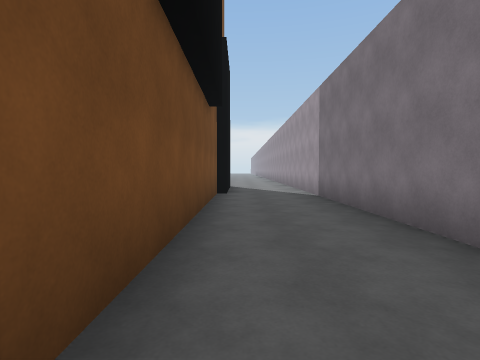
View 1 (above)

24 first-person views from a walk through a 3-D level made in the Unity game engine. The camera is 1.3 m above the floor, tilts 2° down and sees 80° across. The floor is counted in squares, 2 m on a side. Each view is taken from the middle of a square. On the plan, view 1 faces up. The plan holds only what a view shows up to about 9 squares ahead; the rest is blank. The place goes on beyond the plan. Some animated figures are not drawn.

View 2
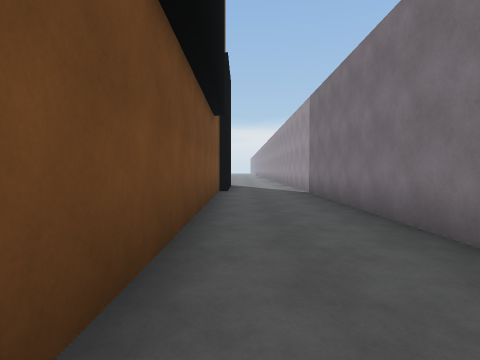

View 3
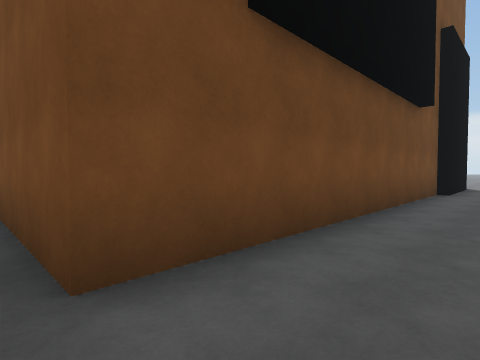

View 4
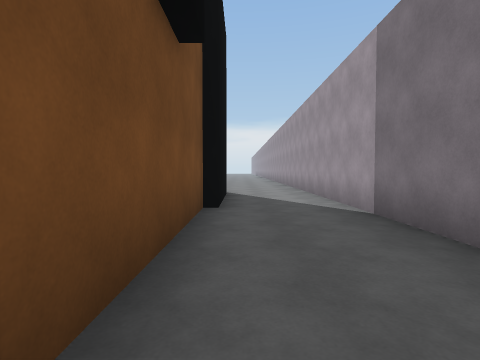

View 5
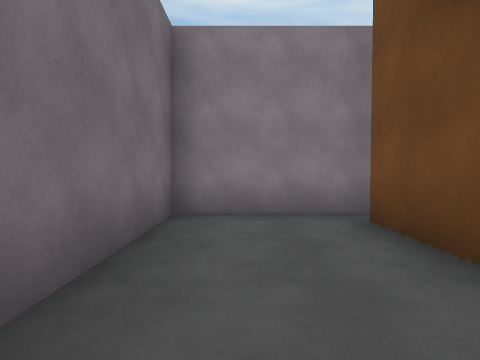

View 6
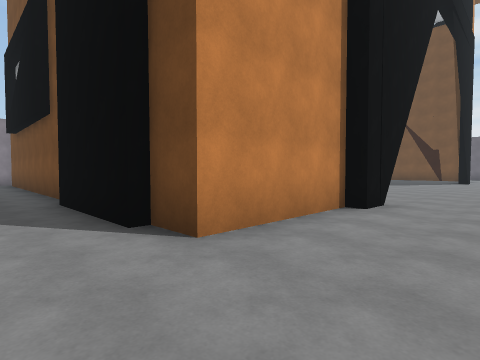

View 7
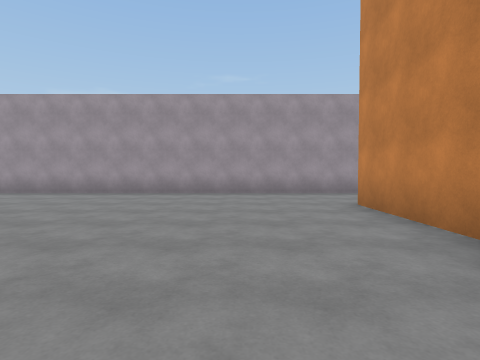

View 8
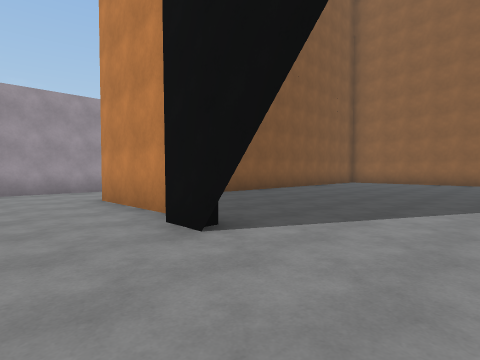

View 9
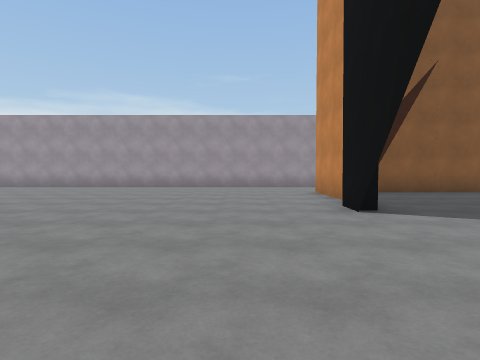

View 10
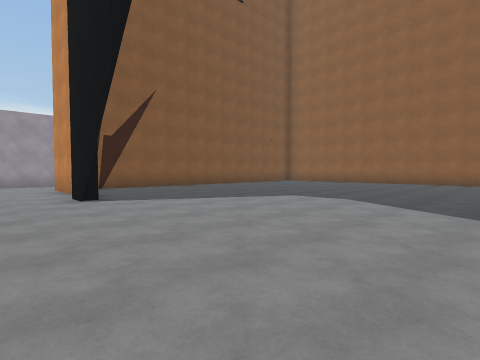

View 11
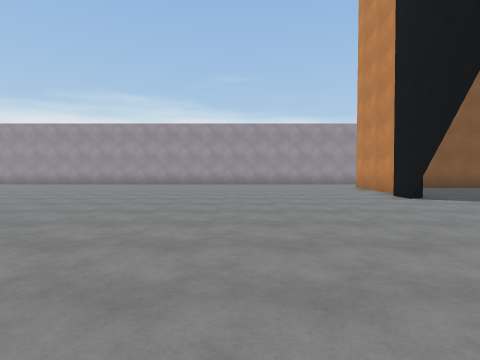

View 12
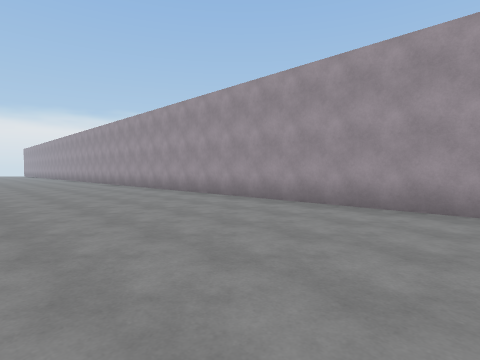

View 13
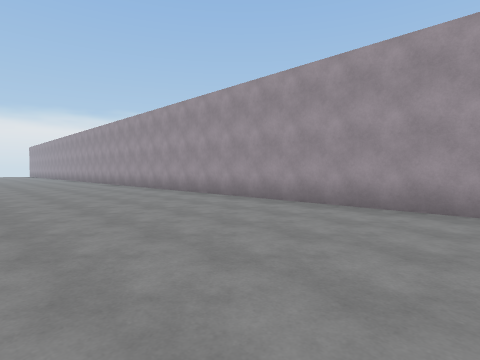

View 14
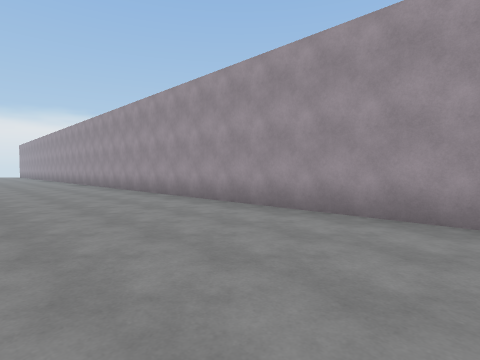

View 15
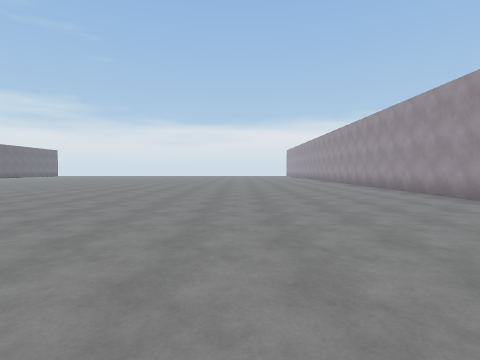

View 16
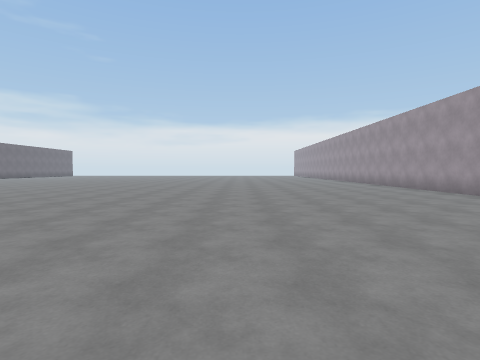

View 17
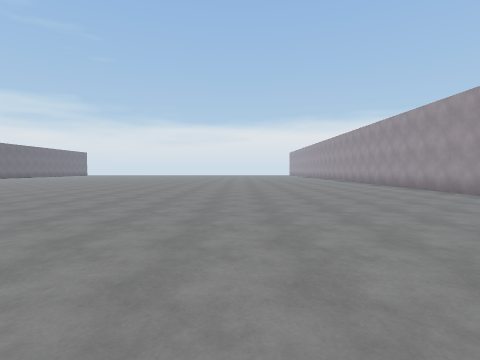

View 18
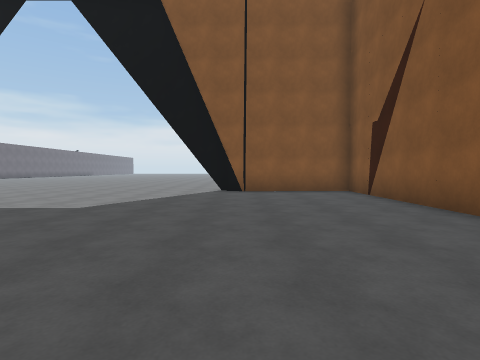

View 19
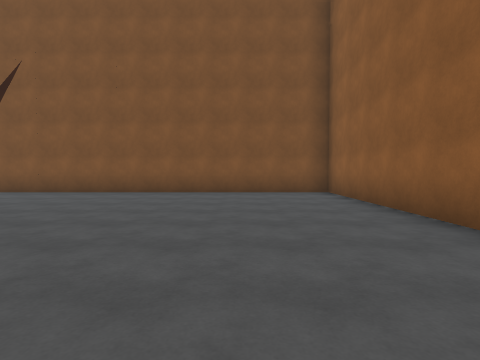

View 20
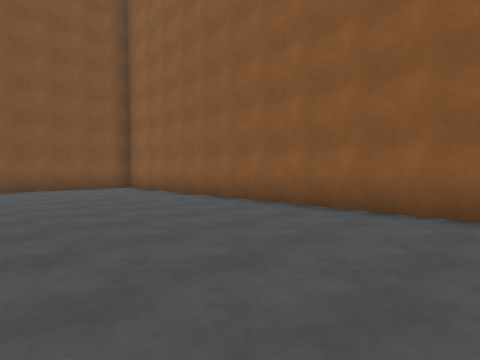

View 21
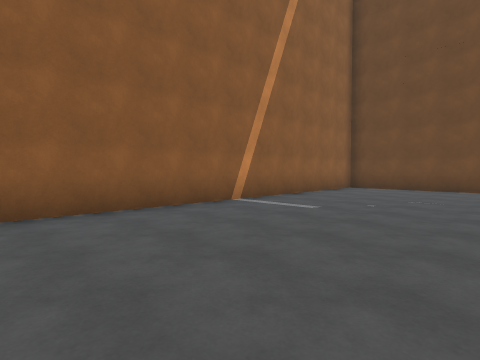

View 22
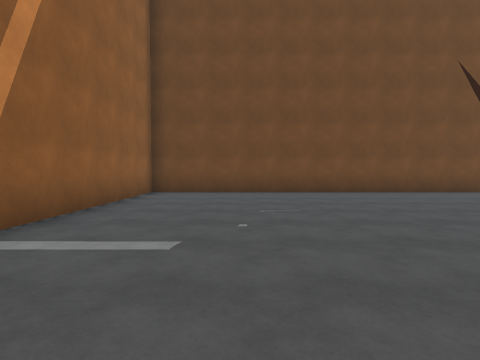

View 23
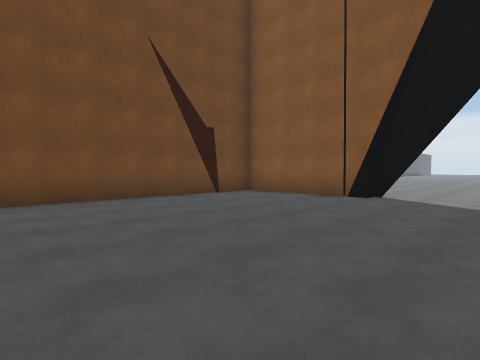

View 24
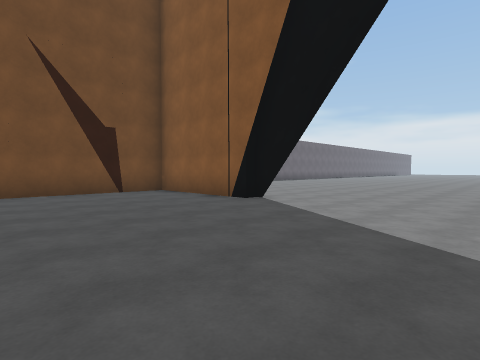

### Floor plan
Points are (right, up) in squares from view 1. A wall is a line through its corners. A room is listed if a view was taken in it or the views show most of it. See-through windows are left out.
Room 1 (views 1, 2, 3, 4, 5)
walls: (-0.6, 7.9) (-0.6, -0.6); (-1, -1.2) (2, -1.2) (2, 10.5); (-0.4, 10.9) (-0.4, 7.9)
ways out: opening at (1, 10) to room 2
Room 2 (views 6, 7, 8, 9, 10, 11, 12, 13, 14, 15, 16, 17, 18, 19, 20, 21, 22, 23, 24)
walls: (-14.7, 12.2) (-15.6, 12.1) (-15.6, 11.8) (-19, 11.8); (-5.4, 12.2) (-3.8, 12.2); (-3.8, 11.8) (-0.6, 11.8) (-0.6, 10.9); (-19.4, 11.5) (-19.4, -0.6) (-0.6, -0.6) (-0.6, 11.7) (-4.4, 11.7); (2, 10.5) (2, 31)
ways out: opening at (1, 10) to room 1

Where each view was taken, in squares from view 1:
view 1: 0 up, 0 right, facing up
view 2: 1 down, 0 right, facing up
view 3: 1 down, 1 right, facing up-left
view 4: 3 up, 0 right, facing up
view 5: 3 up, 1 right, facing down
view 6: 14 up, 1 right, facing down-left
view 7: 14 up, 6 left, facing right
view 8: 14 up, 7 left, facing down-right
view 9: 14 up, 9 left, facing right
view 10: 14 up, 11 left, facing down-right
view 11: 16 up, 11 left, facing right
view 12: 17 up, 3 left, facing up-right
view 13: 20 up, 3 left, facing up-right
view 14: 22 up, 2 left, facing up-right
view 15: 22 up, 3 left, facing up
view 16: 21 up, 4 left, facing up
view 17: 18 up, 4 left, facing up
view 18: 3 up, 4 left, facing up
view 19: 2 up, 9 left, facing right
view 20: 4 up, 11 left, facing down-right
view 21: 4 up, 9 left, facing down-left
view 22: 2 up, 11 left, facing left
view 23: 5 up, 13 left, facing up-left
view 24: 7 up, 11 left, facing up-left
